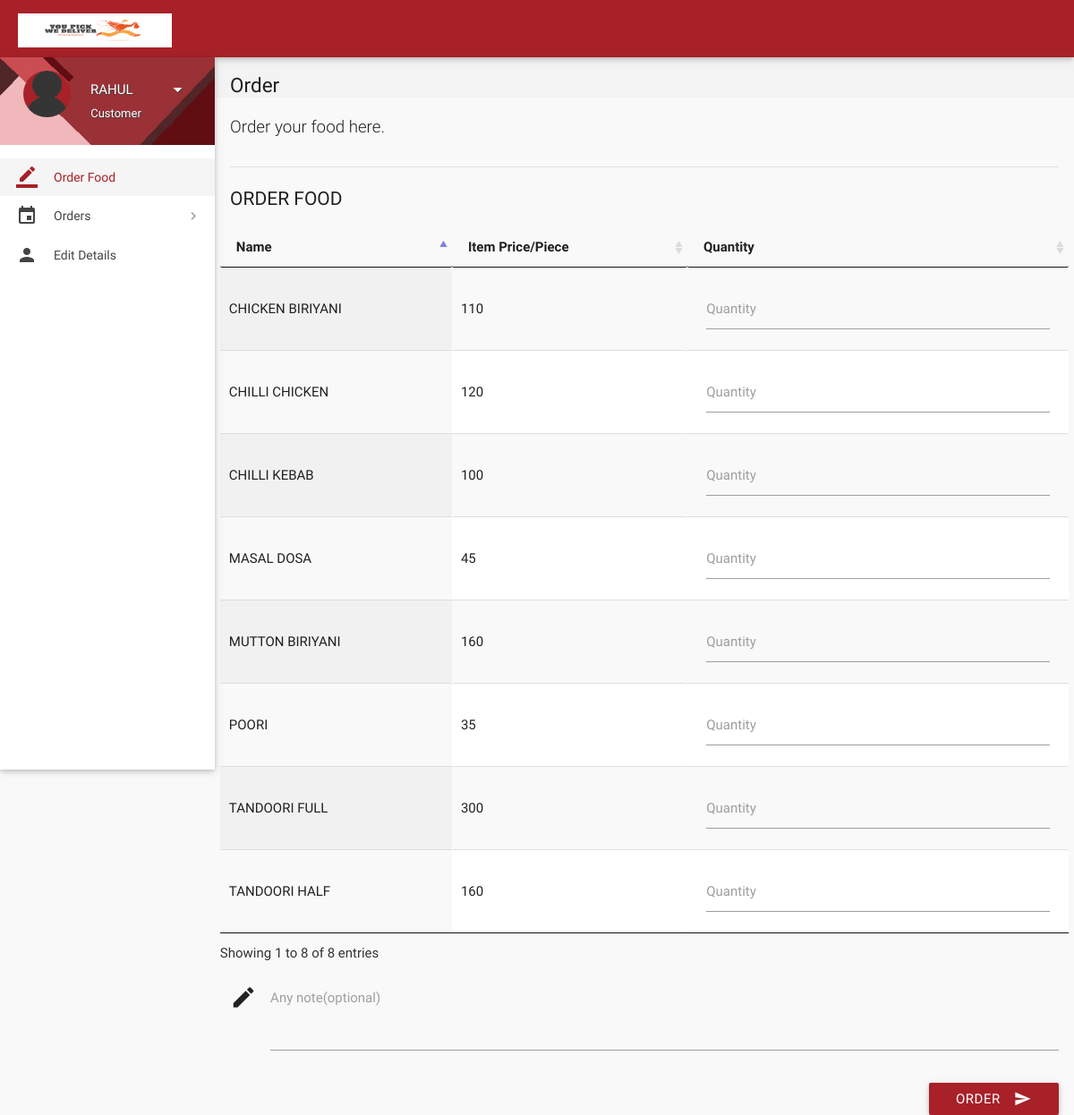
Page /index.php (signed in) on the committed database.
### tables this page shows
CREATE TABLE `items` (
  `id` int(11) NOT NULL,
  `name` varchar(20) NOT NULL,
  `price` int(11) NOT NULL,
  `deleted` tinyint(4) NOT NULL DEFAULT 0
);

### includes/connect.php (called while the page is built, shortened)
<?php
$name = $_SESSION['name'];
$role = $_SESSION['role'];
?>

### index.php (the view, shortened to what this page needs)
<?php
include 'includes/connect.php';
	if($_SESSION['customer_sid']==session_id())
	{
		?>
<!DOCTYPE html>
<html lang="en">
<head>
  <link href="css/materialize.min.css" type="text/css" rel="stylesheet" media="screen,projection">
  <link href="css/style.min.css" type="text/css" rel="stylesheet" media="screen,projection">
  <link href="css/custom/custom.min.css" type="text/css" rel="stylesheet" media="screen,projection">
  <link href="js/plugins/perfect-scrollbar/perfect-scrollbar.css" type="text/css" rel="stylesheet" media="screen,projection">
  <link href="js/plugins/data-tables/css/jquery.dataTables.min.css" type="text/css" rel="stylesheet" media="screen,projection">
</head>
<body>
  <header id="header" class="page-topbar">
        <div class="navbar-fixed">
            <nav class="navbar-color">
                <div class="nav-wrapper">
                    <ul class="left">
                      <li><h1 class="logo-wrapper"><a href="index.php" class="brand-logo darken-1"><img src="images/l.png" alt="logo"></a> <span class="logo-text">Logo</span></h1></li>
                </div>
            </nav>
        </div>
  </header>
  <div id="main">
    <div class="wrapper">
      <aside id="left-sidebar-nav">
        <ul id="slide-out" class="side-nav fixed leftside-navigation">
            <li class="user-details cyan darken-2">
            <div class="row">
                <div class="col col s4 m4 l4">
                    <img src="images/avatar.jpg" alt="" class="circle responsive-img valign profile-image">
                </div>
                <div class="col col s8 m8 l8">
                    <a class="btn-flat dropdown-button waves-effect waves-light white-text profile-btn" href="#" data-activates="profile-dropdown"><?php echo $name;?> <i class="mdi-navigation-arrow-drop-down right"></i></a>
                    <p class="user-roal"><?php echo $role;?></p>
                </div>
            </div>
            </li>
            <li class="bold active"><a href="index.php" class="waves-effect waves-cyan"><i class="mdi-editor-border-color"></i> Order Food</a>
            </li>
                <li class="no-padding">
                    <ul class="collapsible collapsible-accordion">
                        <li class="bold"><a class="collapsible-header waves-effect waves-cyan"><i class="mdi-editor-insert-invitation"></i> Orders</a>
                        </li>
                    </ul>
                </li>
            <li class="bold"><a href="details.php" class="waves-effect waves-cyan"><i class="mdi-social-person"></i> Edit Details</a>
            </li>
        </ul>
        </aside>
      <section id="content">
        <div id="breadcrumbs-wrapper">
          <div class="container">
            <div class="row">
              <div class="col s12 m12 l12">
                <h5 class="breadcrumbs-title">Order</h5>
              </div>
            </div>
          </div>
        </div>
        <div class="container">
          <p class="caption">Order your food here.</p>
          <div class="divider"></div>
		  <form class="formValidate" id="formValidate" method="post" action="place-order.php" novalidate="novalidate">
            <div class="row">
              <div class="col s12 m4 l3">
                <h4 class="header">Order Food</h4>
              </div>
              <div>
                  <table id="data-table-customer" class="responsive-table display" cellspacing="0">
                    <thead>
                      <tr>
                        <th>Name</th>
                        <th>Item Price/Piece</th>
                        <th>Quantity</th>
                      </tr>
                    </thead>
                    <tbody>
				<?php
				$result = mysqli_query($con, "SELECT * FROM items where not deleted;");
				while($row = mysqli_fetch_array($result))
				{
					echo '<tr><td>'.$row["name"].'</td><td>'.$row["price"].'</td>';
					echo '<td><div class="input-field col s12"><label for='.$row["id"].' class="">Quantity</label>';
					echo '<input id="'.$row["id"].'" name="'.$row['id'].'" type="text" data-error=".errorTxt'.$row["id"].'"><div class="errorTxt'.$row["id"].'"></div></td></tr>';
				}
				?>
                    </tbody>
</table>
              </div>
			  <div class="input-field col s12">
              <i class="mdi-editor-mode-edit prefix"></i>
              <textarea id="description" name="description" class="materialize-textarea"></textarea>
              <label for="description" class="">Any note(optional)</label>
			  </div>
			  <div>
			  <div class="input-field col s12">
                              <button class="btn cyan waves-effect waves-light right" type="submit" name="action">Order
                                <i class="mdi-content-send right"></i>
                              </button>
                            </div>
            </div>
			</form>
          </div>
        </div>
  </div>
</body>
</html>
<?php
	}
?>

### rows in the picture
items: name "POORI", price "35"
items: name "MASAL DOSA", price "45"
items: name "CHICKEN BIRIYANI", price "110"
items: name "CHILLI CHICKEN", price "120"
items: name "MUTTON BIRIYANI", price "160"
items: name "TANDOORI HALF", price "160"
items: name "TANDOORI FULL", price "300"
items: name "CHILLI KEBAB", price "100"

### other values in the picture
$name "RAHUL"
$role "Customer"
